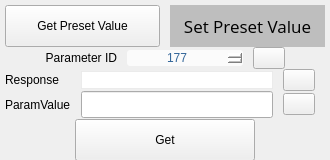
        <widget class="QWidget" name="tab_Parameter_Test">
         <attribute name="title">
          <string>Parameter Test</string>
         </attribute>
         <layout class="QGridLayout" name="gridLayout_4">
          <property name="leftMargin">
           <number>5</number>
          </property>
          <property name="topMargin">
           <number>5</number>
          </property>
          <property name="rightMargin">
           <number>5</number>
          </property>
          <property name="bottomMargin">
           <number>0</number>
          </property>
          <property name="horizontalSpacing">
           <number>5</number>
          </property>
          <property name="verticalSpacing">
           <number>0</number>
          </property>
          <item row="4" column="0">
           <widget class="QLabel" name="label_value_set">
            <property name="text">
             <string>ParamValue</string>
            </property>
            <property name="alignment">
             <set>Qt::AlignLeading|Qt::AlignLeft|Qt::AlignVCenter</set>
            </property>
           </widget>
          </item>
          <item row="3" column="0">
           <widget class="QLabel" name="label_response">
            <property name="minimumSize">
             <size>
              <width>0</width>
              <height>0</height>
             </size>
            </property>
            <property name="styleSheet">
             <string notr="true"/>
            </property>
            <property name="text">
             <string>Response</string>
            </property>
            <property name="alignment">
             <set>Qt::AlignLeading|Qt::AlignLeft|Qt::AlignVCenter</set>
            </property>
           </widget>
          </item>
          <item row="0" column="0" colspan="2">
           <widget class="QWidget" name="widget" native="true">
            <property name="minimumSize">
             <size>
              <width>0</width>
              <height>0</height>
             </size>
            </property>
            <layout class="QHBoxLayout" name="horizontalLayout">
             <property name="spacing">
              <number>10</number>
             </property>
             <property name="leftMargin">
              <number>0</number>
             </property>
             <property name="topMargin">
              <number>0</number>
             </property>
             <property name="rightMargin">
              <number>0</number>
             </property>
             <property name="bottomMargin">
              <number>0</number>
             </property>
             <item>
              <widget class="QPushButton" name="btn_preset_get">
               <property name="minimumSize">
                <size>
                 <width>0</width>
                 <height>42</height>
                </size>
               </property>
               <property name="maximumSize">
                <size>
                 <width>16777215</width>
                 <height>16777215</height>
                </size>
               </property>
               <property name="styleSheet">
                <string notr="true"/>
               </property>
               <property name="text">
                <string>Get Preset Value</string>
               </property>
              </widget>
             </item>
             <item>
              <widget class="QPushButton" name="btn_preset_set">
               <property name="minimumSize">
                <size>
                 <width>0</width>
                 <height>42</height>
                </size>
               </property>
               <property name="maximumSize">
                <size>
                 <width>16777215</width>
                 <height>16777215</height>
                </size>
               </property>
               <property name="styleSheet">
                <string notr="true">QPushButton{
	min-height:40px;
	border:0.5 solid rgb(190, 190, 190, 50%);
	font:13pt OpenSans;
	background:rgb(190, 190, 190);
}</string>
               </property>
               <property name="text">
                <string>Set Preset Value</string>
               </property>
              </widget>
             </item>
            </layout>
           </widget>
          </item>
          <item row="1" column="0" colspan="2">
           <widget class="QWidget" name="widget_2" native="true">
            <property name="minimumSize">
             <size>
              <width>0</width>
              <height>0</height>
             </size>
            </property>
            <layout class="QHBoxLayout" name="horizontalLayout_2">
             <property name="spacing">
              <number>10</number>
             </property>
             <property name="leftMargin">
              <number>0</number>
             </property>
             <property name="topMargin">
              <number>0</number>
             </property>
             <property name="rightMargin">
              <number>0</number>
             </property>
             <property name="bottomMargin">
              <number>0</number>
             </property>
             <item>
              <spacer name="horizontalSpacer_2">
               <property name="orientation">
                <enum>Qt::Horizontal</enum>
               </property>
               <property name="sizeHint" stdset="0">
                <size>
                 <width>40</width>
                 <height>20</height>
                </size>
               </property>
              </spacer>
             </item>
             <item>
              <widget class="QLabel" name="label_11">
               <property name="styleSheet">
                <string notr="true"/>
               </property>
               <property name="text">
                <string>Parameter ID</string>
               </property>
               <property name="alignment">
                <set>Qt::AlignRight|Qt::AlignTrailing|Qt::AlignVCenter</set>
               </property>
              </widget>
             </item>
             <item>
              <widget class="QSpinBox" name="spinBox_id">
               <property name="minimumSize">
                <size>
                 <width>100</width>
                 <height>0</height>
                </size>
               </property>
               <property name="maximumSize">
                <size>
                 <width>16777215</width>
                 <height>16777215</height>
                </size>
               </property>
               <property name="styleSheet">
                <string notr="true">QSpinBox{
	min-width:100px;
	border:none;
	border-radius:3px;
	background-color:rgb(255,255,255,75%);
	color:#336699;
}
QSpinBox::up-button{
	border-image:url(:/image/up.png);
	subcontrol-position:right;
	width:20px;height:20px;
}
QSpinBox::down-button{
	border-image:url(:/image/down.png);
	subcontrol-position:left;
	width:20px;height:20px;
}
QSpinBox:up-button:pressed{margin-top:4px;}
QSpinBox:down-button:pressed{margin-top:4px;}</string>
               </property>
               <property name="alignment">
                <set>Qt::AlignCenter</set>
               </property>
               <property name="maximum">
                <number>2000</number>
               </property>
               <property name="value">
                <number>177</number>
               </property>
              </widget>
             </item>
             <item>
              <widget class="QPushButton" name="more_Id">
               <property name="styleSheet">
                <string notr="true">min-width:30px;min-height:20px;max-width:30px;max-height:20px;</string>
               </property>
               <property name="text">
                <string/>
               </property>
               <property name="icon">
                <iconset resource="res.qrc">
                 <normaloff>:/image/more.png</normaloff>:/image/more.png</iconset>
               </property>
              </widget>
             </item>
             <item>
              <spacer name="horizontalSpacer">
               <property name="orientation">
                <enum>Qt::Horizontal</enum>
               </property>
               <property name="sizeHint" stdset="0">
                <size>
                 <width>40</width>
                 <height>20</height>
                </size>
               </property>
              </spacer>
             </item>
            </layout>
           </widget>
          </item>
          <item row="3" column="1">
           <widget class="QWidget" name="widget_response" native="true">
            <property name="minimumSize">
             <size>
              <width>0</width>
              <height>0</height>
             </size>
            </property>
            <layout class="QHBoxLayout" name="horizontalLayout_3">
             <property name="spacing">
              <number>10</number>
             </property>
             <property name="leftMargin">
              <number>5</number>
             </property>
             <property name="topMargin">
              <number>0</number>
             </property>
             <property name="rightMargin">
              <number>10</number>
             </property>
             <property name="bottomMargin">
              <number>0</number>
             </property>
             <item>
              <widget class="QLineEdit" name="edit_response">
               <property name="maximumSize">
                <size>
                 <width>16777215</width>
                 <height>16777215</height>
                </size>
               </property>
               <property name="styleSheet">
                <string notr="true">border:1 solid rgb(233,233,233,233);</string>
               </property>
               <property name="text">
                <string/>
               </property>
               <property name="alignment">
                <set>Qt::AlignCenter</set>
               </property>
               <property name="readOnly">
                <bool>true</bool>
               </property>
               <property name="clearButtonEnabled">
                <bool>false</bool>
               </property>
              </widget>
             </item>
             <item>
              <widget class="QPushButton" name="more_Response">
               <property name="styleSheet">
                <string notr="true">min-width:30px;min-height:20px;max-width:30px;max-height:20px;</string>
               </property>
               <property name="text">
                <string/>
               </property>
               <property name="icon">
                <iconset resource="res.qrc">
                 <normaloff>:/image/more.png</normaloff>:/image/more.png</iconset>
               </property>
              </widget>
             </item>
            </layout>
           </widget>
          </item>
          <item row="4" column="1">
           <widget class="QWidget" name="widget_value_set" native="true">
            <property name="minimumSize">
             <size>
              <width>0</width>
              <height>0</height>
             </size>
            </property>
            <layout class="QHBoxLayout" name="horizontalLayout_4">
             <property name="spacing">
              <number>10</number>
             </property>
             <property name="leftMargin">
              <number>5</number>
             </property>
             <property name="topMargin">
              <number>0</number>
             </property>
             <property name="rightMargin">
              <number>10</number>
             </property>
             <property name="bottomMargin">
              <number>0</number>
             </property>
             <item>
              <widget class="QLineEdit" name="edit_value_set">
               <property name="minimumSize">
                <size>
                 <width>0</width>
                 <height>27</height>
                </size>
               </property>
               <property name="maximumSize">
                <size>
                 <width>16777215</width>
                 <height>16777215</height>
                </size>
               </property>
              </widget>
             </item>
             <item>
              <widget class="QPushButton" name="more_Set">
               <property name="styleSheet">
                <string notr="true">min-width:30px;min-height:20px;max-width:30px;max-height:20px;</string>
               </property>
               <property name="text">
                <string/>
               </property>
               <property name="icon">
                <iconset resource="res.qrc">
                 <normaloff>:/image/more.png</normaloff>:/image/more.png</iconset>
               </property>
              </widget>
             </item>
            </layout>
           </widget>
          </item>
          <item row="6" column="0" colspan="2">
           <widget class="QWidget" name="widget_5" native="true">
            <layout class="QHBoxLayout" name="horizontalLayout_5">
             <property name="spacing">
              <number>0</number>
             </property>
             <property name="leftMargin">
              <number>0</number>
             </property>
             <property name="topMargin">
              <number>0</number>
             </property>
             <property name="rightMargin">
              <number>0</number>
             </property>
             <property name="bottomMargin">
              <number>0</number>
             </property>
             <item>
              <widget class="QPushButton" name="btn_get">
               <property name="minimumSize">
                <size>
                 <width>0</width>
                 <height>42</height>
                </size>
               </property>
               <property name="maximumSize">
                <size>
                 <width>180</width>
                 <height>40</height>
                </size>
               </property>
               <property name="text">
                <string>Get</string>
               </property>
              </widget>
             </item>
            </layout>
           </widget>
          </item>
         </layout>
        </widget>
